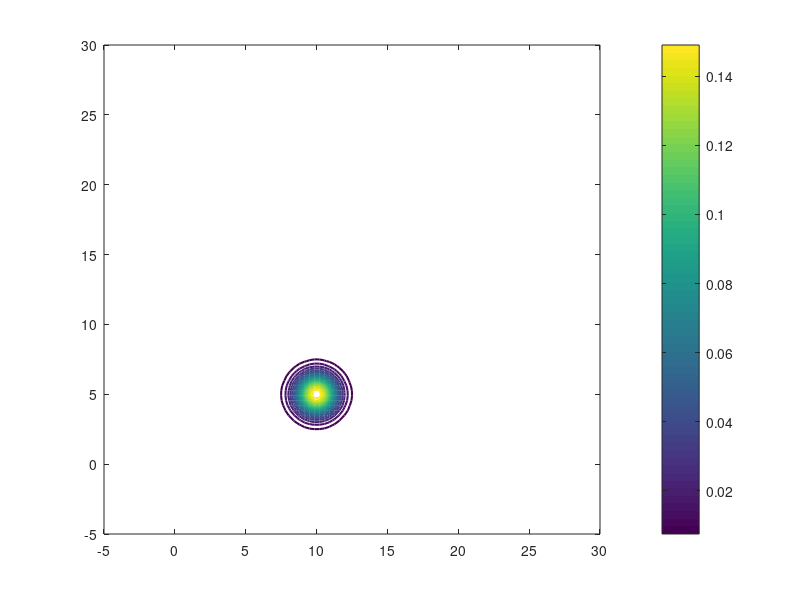
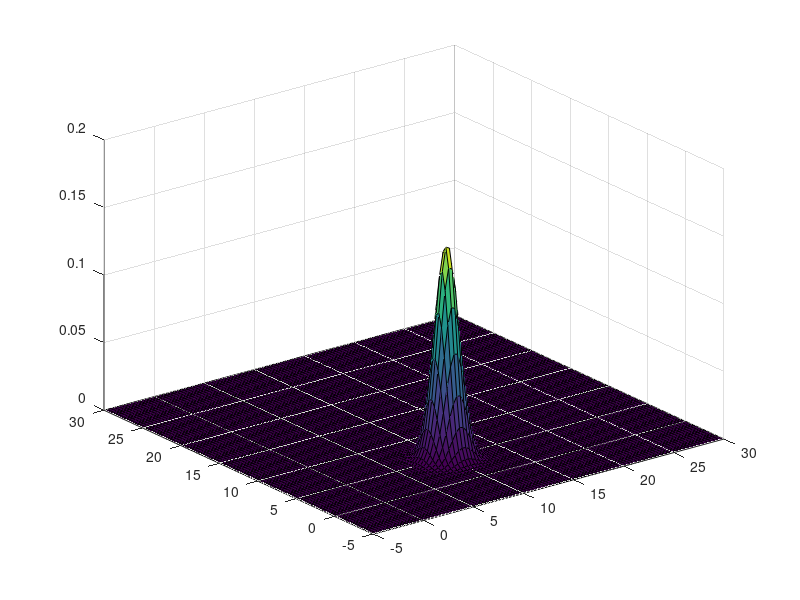

MATLAB code to generate these figures, in order:
close all;
clear all;
% Define range for x1 and x2
x1 = linspace(-5, 30, 100); 
x2 = linspace(-5, 30, 100); 

% Initialize PDF matrix
pdf = zeros(length(x1), length(x2));

% Define covariance matrix (identity) and mean
Cw = [1 0; 0 1]; 
mu = [10, 5]; 

for i = 1:length(x1)
    for j = 1:length(x2)
        % Compute Gaussian PDF manually
        pdf(i,j) = (1 / (2 * pi)) * exp(-0.5 * ((x1(i) - mu(1))^2 + (x2(j) - mu(2))^2));
    end
end

% Create meshgrid for plotting
[X1, X2] = meshgrid(x1, x2);

% Plot contour
figure;
contour(X1, X2, pdf', 20, 'LineWidth', 1.5); % 20 contour levels
colorbar; % Add colorbar for reference

figure()
surf(X1, X2, pdf')
